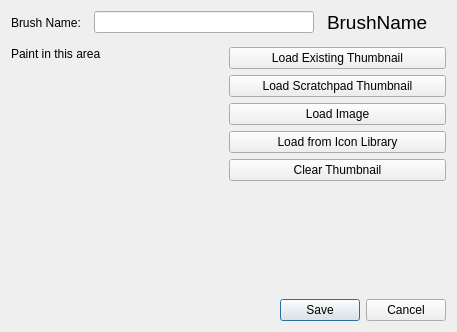
<?xml version="1.0" encoding="utf-8"?>
<ui version="4.0">
 <author>
    SPDX-FileCopyrightText: none
    SPDX-License-Identifier: GPL-3.0-or-later
  </author>
 <class>WdgSaveBrushPreset</class>
 <widget class="QWidget" name="WdgSaveBrushPreset">
  <property name="geometry">
   <rect>
    <x>0</x>
    <y>0</y>
    <width>457</width>
    <height>332</height>
   </rect>
  </property>
  <property name="sizePolicy">
   <sizepolicy hsizetype="Preferred" vsizetype="Preferred">
    <horstretch>0</horstretch>
    <verstretch>0</verstretch>
   </sizepolicy>
  </property>
  <property name="windowTitle">
   <string>Save Brush Preset</string>
  </property>
  <layout class="QVBoxLayout" name="verticalLayout_4">
   <property name="spacing">
    <number>13</number>
   </property>
   <item>
    <layout class="QHBoxLayout" name="horizontalLayout_3">
     <item>
      <widget class="QLabel" name="newBrushNameLabel">
       <property name="text">
        <string>Brush Name:</string>
       </property>
      </widget>
     </item>
     <item>
      <widget class="QLineEdit" name="newBrushNameTexField">
       <property name="minimumSize">
        <size>
         <width>220</width>
         <height>0</height>
        </size>
       </property>
      </widget>
     </item>
     <item>
      <widget class="QLabel" name="currentBrushNameLabel">
       <property name="font">
        <font>
         <pointsize>14</pointsize>
        </font>
       </property>
       <property name="text">
        <string>BrushName</string>
       </property>
      </widget>
     </item>
     <item>
      <spacer name="horizontalSpacer_2">
       <property name="orientation">
        <enum>Qt::Horizontal</enum>
       </property>
       <property name="sizeHint" stdset="0">
        <size>
         <width>40</width>
         <height>20</height>
        </size>
       </property>
      </spacer>
     </item>
    </layout>
   </item>
   <item>
    <layout class="QHBoxLayout" name="horizontalLayout">
     <property name="spacing">
      <number>18</number>
     </property>
     <item>
      <layout class="QVBoxLayout" name="verticalLayout_3">
       <property name="spacing">
        <number>2</number>
       </property>
       <item>
        <widget class="QLabel" name="label">
         <property name="text">
          <string>Paint in this area</string>
         </property>
         <property name="wordWrap">
          <bool>true</bool>
         </property>
        </widget>
       </item>
       <item>
        <widget class="KisScratchPad" name="brushPresetThumbnailWidget" native="true">
         <property name="sizePolicy">
          <sizepolicy hsizetype="Preferred" vsizetype="MinimumExpanding">
           <horstretch>0</horstretch>
           <verstretch>0</verstretch>
          </sizepolicy>
         </property>
         <property name="minimumSize">
          <size>
           <width>200</width>
           <height>200</height>
          </size>
         </property>
         <property name="maximumSize">
          <size>
           <width>200</width>
           <height>200</height>
          </size>
         </property>
        </widget>
       </item>
       <item>
        <spacer name="verticalSpacer_2">
         <property name="orientation">
          <enum>Qt::Vertical</enum>
         </property>
         <property name="sizeHint" stdset="0">
          <size>
           <width>20</width>
           <height>40</height>
          </size>
         </property>
        </spacer>
       </item>
      </layout>
     </item>
     <item>
      <layout class="QVBoxLayout" name="verticalLayout">
       <item>
        <layout class="QVBoxLayout" name="verticalLayout_2">
         <property name="spacing">
          <number>6</number>
         </property>
         <item>
          <widget class="QPushButton" name="loadExistingThumbnailButton">
           <property name="text">
            <string>Load Existing Thumbnail</string>
           </property>
          </widget>
         </item>
         <item>
          <widget class="QPushButton" name="loadScratchPadThumbnailButton">
           <property name="text">
            <string>Load Scratchpad Thumbnail</string>
           </property>
          </widget>
         </item>
         <item>
          <widget class="QPushButton" name="loadImageIntoThumbnailButton">
           <property name="text">
            <string comment="Load Image as Thumbnail button">Load Image</string>
           </property>
          </widget>
         </item>
         <item>
          <widget class="QPushButton" name="loadIconLibraryThumbnailButton">
           <property name="text">
            <string>Load from Icon Library</string>
           </property>
          </widget>
         </item>
         <item>
          <widget class="QPushButton" name="clearBrushPresetThumbnailButton">
           <property name="text">
            <string>Clear Thumbnail</string>
           </property>
          </widget>
         </item>
        </layout>
       </item>
       <item>
        <spacer name="verticalSpacer">
         <property name="orientation">
          <enum>Qt::Vertical</enum>
         </property>
         <property name="sizeHint" stdset="0">
          <size>
           <width>20</width>
           <height>40</height>
          </size>
         </property>
        </spacer>
       </item>
      </layout>
     </item>
    </layout>
   </item>
   <item>
    <widget class="QDialogButtonBox" name="buttons">
     <property name="standardButtons">
      <set>QDialogButtonBox::Cancel|QDialogButtonBox::Save</set>
     </property>
    </widget>
   </item>
  </layout>
 </widget>
 <customwidgets>
  <customwidget>
   <class>KisScratchPad</class>
   <extends>QWidget</extends>
   <header>tool/kis_scratch_pad.h</header>
   <container>1</container>
  </customwidget>
 </customwidgets>
 <resources/>
 <connections/>
</ui>
